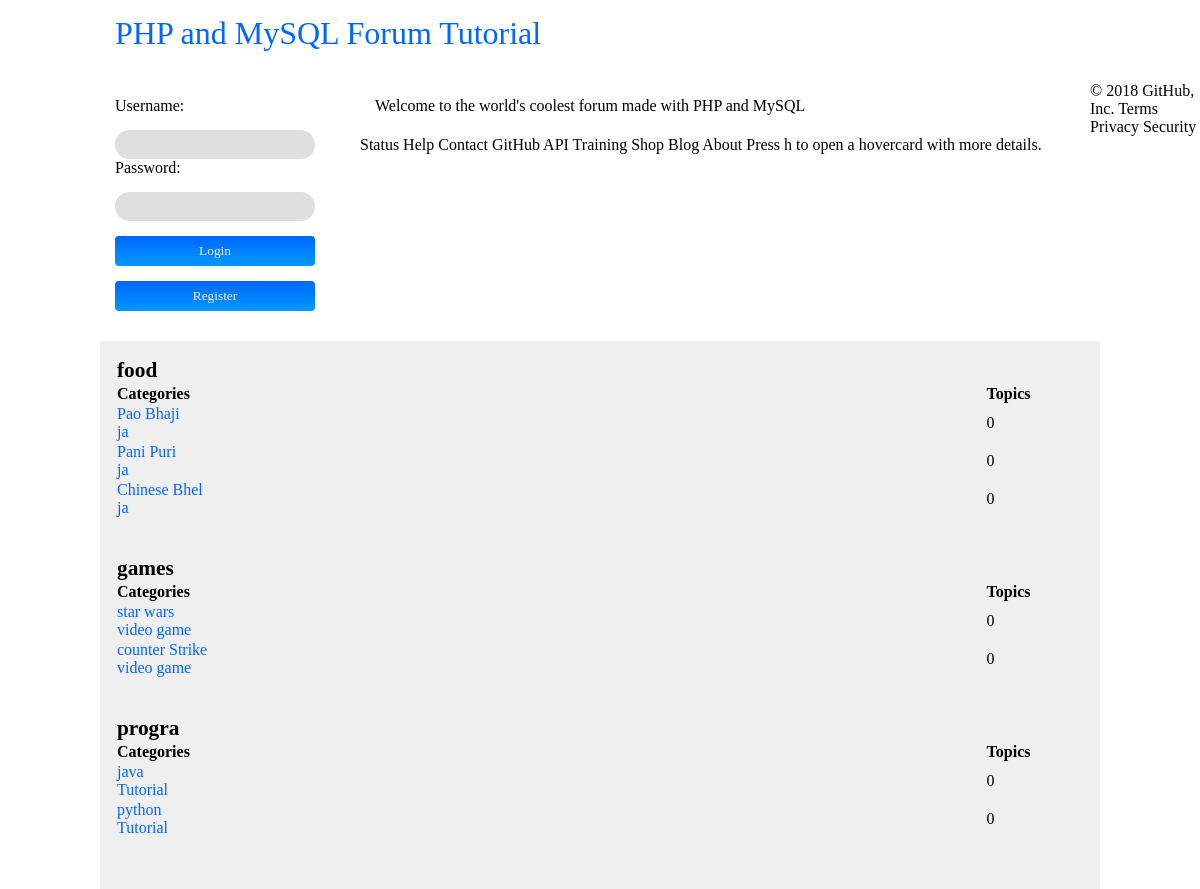
The page / on the database its author committed.
### tables this page shows
CREATE TABLE `categories` (
  `cat_id` int(3) UNSIGNED NOT NULL,
  `category_title` varchar(6) NOT NULL
);

CREATE TABLE `subcategories` (
  `subcat_id` int(3) UNSIGNED NOT NULL,
  `parent_id` int(3) UNSIGNED NOT NULL,
  `subcategory_title` varchar(128) NOT NULL,
  `subcategory_desc` varchar(255) NOT NULL
);

### content_function.php (the view, shortened to what this page needs)
<?php
	function dispcategories() {
		include ('dbconn.php');
		$select = mysqli_query($con, "SELECT * FROM categories");
		while ($row = mysqli_fetch_assoc($select)) {
			echo "<table class='category-table'>";
			echo "<tr><td class='main-category' colspan='2'>".$row['category_title']."</td></tr>";
			dispsubcategories($row['cat_id']);
			echo "</table>";
		}
	}
	function dispsubcategories($parent_id) {
		include ('dbconn.php');
		$select = mysqli_query($con, "SELECT cat_id, subcat_id, subcategory_title, subcategory_desc FROM categories, subcategories
									  WHERE ($parent_id = categories.cat_id) AND ($parent_id = subcategories.parent_id)");
		echo "<tr><th width='90%'>Categories</th><th width='10%'>Topics</th></tr>";
		while ($row = mysqli_fetch_assoc($select)) {
			echo "<tr><td class='category_title'><a href='/forum-tutorial/topics.php/?cid=".$row['cat_id']."&scid=".$row['subcat_id']."'>
				  ".$row['subcategory_title']."<br />";
			echo $row['subcategory_desc']."</a></td>";
			echo "<td class='num-topics'>".getnumtopics($parent_id, $row['subcat_id'])."</td></tr>";
		}
	}
	function getnumtopics($cat_id, $subcat_id) {
		include ('dbconn.php');
		$select = mysqli_query($con, "SELECT category_id, subcategory_id FROM topics WHERE ".$cat_id." = category_id
									  AND ".$subcat_id." = subcategory_id");
		return mysqli_num_rows($select);
	}
?>

### index.php (shortened to what this page needs)
<?php
  include ('layout_manager.php');
  include ('content_function.php');
?>
<html>
<head><title>Inki's PHP Forum Tutorial</title></head>
<link href="/forum-tutorial/styles/main.css" type="text/css" rel="stylesheet" />
<body>
  <div class="pane">
    <div class="header"><h1><a href="/forum-tutorial">PHP and MySQL Forum Tutorial</a></h1></div>
    <div class="loginpane">
      <?php
        if (isset($_SESSION['username'])) {
          logout();
        } else {
          loginform();
        }
      ?>
    </div>
    <div class="forumdesc">
      <p>Welcome to the world's coolest forum made with PHP and MySQL</p>
    </div>
    <div class="content">
      <?php dispcategories(); ?>
    </div>
  </div>
</body>
<footer>
© 2018 GitHub, Inc.
Terms
Privacy
Security
Status
Help
Contact GitHub
API
Training
Shop
Blog
About
Press h to open a hovercard with more details.
</footer>
</html>

### layout_manager.php (shortened to what this page needs)
<?php
	function loginform() {
		echo "<form action='/forum-tutorial/validatelogin.php' method='POST'>
			  <p>Username:</p>
			  <input type='text' id='usernameinput' name='usernameinput' />
				<p>Password:</p>
				<input type='password' id='passwordinput' name='passwordinput' />
				<input type='submit' value='Login' />
				<button type='button' onclick='location.href=\"/forum-tutorial/register.html\";'>Register</button>
			</form>";
	}
?>

### styles/main.css (style rules this page uses)
* { margin: 0px; padding: 0px; }
h1, h2, h3 { font-family: Century Gothic; font-weight: normal; margin-bottom: 15px; }
div.pane { width: 1000px; margin: 0px auto; }
div.header { padding-top: 15px; padding-bottom: 15px; }
div.loginpane { width: 230px; display: block; position: relative; float: left; padding: 15px; }
div.forumdesc { width: 700px; display: block; position: relative; float: left; padding: 15px; }
div.content { background-color: #EFEFEF; margin-top: 15px; width: 970px; display: block; position: relative; float: left; padding: 15px; }
div.header h1 { margin-left: 15px; font-family: Century Gothic; font-weight: normal; }
a { text-decoration: none; color: #0066FF; }
p { font-family: Calibri; }
input[type="submit"], button { border-radius: 4px; color: #EFEFEF; width: 200px; padding: 7px; font-family: Calibri; background-image: linear-gradient(to bottom, #0066FF, #0099FF); margin-top: 15px; border: none; }
input[type="text"],[type="password"] { border-radius: 15px; width: 200px; padding: 7px; font-family: Arial; margin-top: 15px; border: none; background-color: #DFDFDF; }
table.category-table { width: 100%; margin-bottom: 35px; font-family: Calibri; }
table.category-table td.main-category { font-size: 16pt; font-weight: bold; }
table.category-table th { font-size: 12pt; font-weight: bold; text-align: left; }

### rows shown on the page
categories: category_title "food"
subcategories: subcategory_title "Pao Bhaji", subcategory_desc "ja", subcat_id "0"
subcategories: subcategory_title "Pani Puri", subcategory_desc "ja", subcat_id "0"
subcategories: subcategory_title "Chinese Bhel", subcategory_desc "ja", subcat_id "0"
categories: category_title "games"
subcategories: subcategory_title "star wars", subcategory_desc "video game", subcat_id "0"
subcategories: subcategory_title "counter Strike", subcategory_desc "video game", subcat_id "0"
categories: category_title "progra"
subcategories: subcategory_title "java", subcategory_desc "Tutorial", subcat_id "0"
subcategories: subcategory_title "python", subcategory_desc "Tutorial", subcat_id "0"
